Frame 1 (no input): blank canvas, image omitted
Frame 60 (the mouse pressed at the canvas centre just before this capture): blank canvas, image omitted
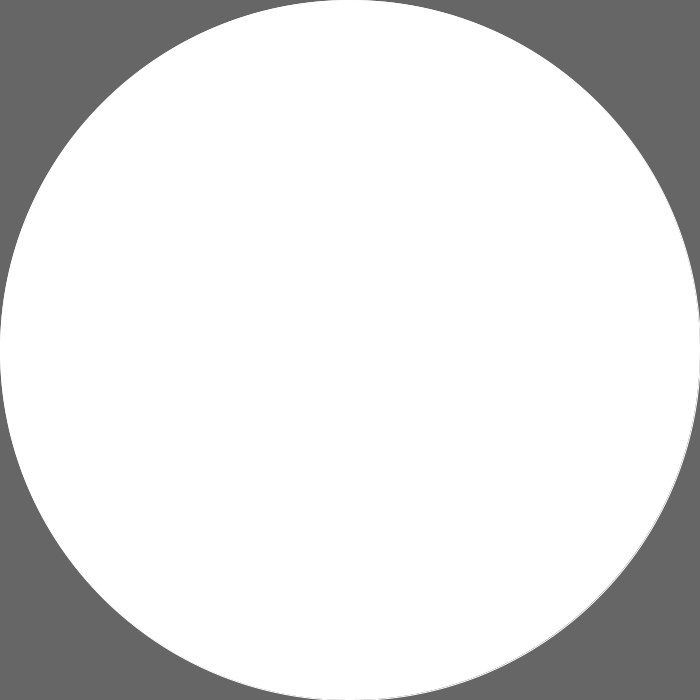
Frame 120 (the mouse held since frame 60 and released just before this capture)

The Processing sketch whose frames 1 and 60 were blank and that drew this single picture after the mouse press (run headless with seeded random() and noise(); from frame 60 on, the mouse is pressed at the canvas centre):

// Processing sketch: processing_135486
// ── processing_135486.pde

void setup()

{

  size(700, 700);

  background(102);

  smooth();

}



void draw() 

{

  // Call the variableEllipse() method and send it the

  // parameters for the current mouse position

  // and the previous mouse position

  variableEllipse(mouseX, mouseY, pmouseX, pmouseY);

}





// The simple method variableEllipse() was created specifically 

// for this program. It calculates the speed of the mouse

// and draws a small ellipse if the mouse is moving slowly

// and draws a large ellipse if the mouse is moving quickly 



void variableEllipse(int x, int y, int px, int py) 

{

  float speed = abs(x-px) + abs(y-py);

  stroke(speed);

  ellipse(x, y, speed, speed);

}
